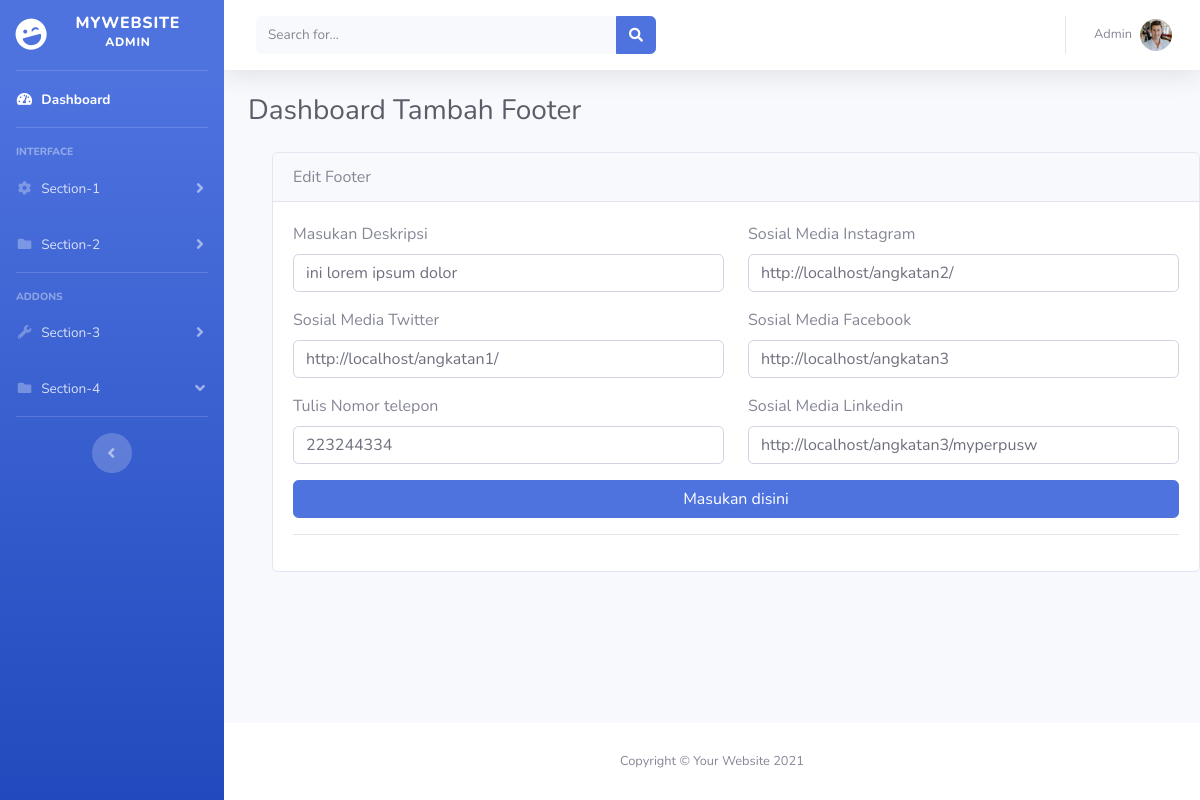
/admin/tambah-footer.php?edit=0, run on the app's committed database.
### tables this page shows
CREATE TABLE `home` (
  `id` int(11) NOT NULL,
  `header` varchar(50) NOT NULL,
  `sub_judul` varchar(50) NOT NULL,
  `foto` varchar(255) NOT NULL,
  `created_at` timestamp NOT NULL DEFAULT current_timestamp() ON UPDATE current_timestamp()
);

CREATE TABLE `footer` (
  `id` int(11) NOT NULL,
  `deskripsi` varchar(100) NOT NULL,
  `twitter` varchar(255) NOT NULL,
  `telepon` varchar(50) NOT NULL,
  `ig` varchar(50) NOT NULL,
  `fb` varchar(50) NOT NULL,
  `linkedin` varchar(255) NOT NULL
);

### admin/tambah-footer.php (the view, shortened to what this page needs)
<?php
include 'database/db.php';
$id = isset($_GET['edit']) ? $_GET['edit'] : '';
$queryEditFooter = mysqli_query($conn, "SELECT * FROM footer WHERE id ='$id'");
$rowEditFooter = mysqli_fetch_assoc($queryEditFooter);
?>
<!DOCTYPE html>
<html lang="en">
<head>
    <?php include 'layout/css.php' ?>
</head>
<body id="page-top">
    <div id="wrapper">
        <?php include 'layout/sidebar.php' ?>
        <div id="content-wrapper" class="d-flex flex-column">
            <div id="content">
                <?php include 'layout/navbar.php' ?>
                <div class="container-fluid">
                    <div class="d-sm-flex align-items-center justify-content-between mb-4">
                        <h1 class="h3 mb-0 text-gray-800">Dashboard Tambah Footer</h1>
                    </div>
                    <div class="row justify-content-center">
                        <div class="row">
                            <div class="card" style="width: 58rem;">
                                <div class="card-header"><?php echo isset($_GET['edit']) ? 'Edit' : 'Tambah' ?> Footer</div>
                                <div class="card-body">
                                    <form action="" method="post" enctype="multipart/form-data">
                                        <div class="row">
                                            <div class="col-6">
                                                <div class="form-group">
                                                    <label for="deskripsi">Masukan Deskripsi</label>
                                                    <input type="text" class="form-control" id="deskripsi" name="deskripsi"
                                                        value="<?php echo isset($_GET['edit']) ? $rowEditFooter['deskripsi'] : '' ?>">
                                                </div>
                                                <div class="form-group">
                                                    <label for="sosmed">Sosial Media Twitter</label>
                                                    <input type="url" class="form-control" id="" name="twitter"
                                                        value="<?php echo isset($_GET['edit']) ? $rowEditFooter['twitter'] : '' ?>">
                                                </div>
                                                <div class="form-group">
                                                    <label for="deskripsi_profesi">Tulis Nomor telepon</label>
                                                    <input type="number" class="form-control" id="" name="telepon"
                                                        value="<?php echo isset($_GET['edit']) ? $rowEditFooter['telepon'] : '' ?>">
                                                </div>
                                            </div>
                                            <div class="col-6">
                                                <div class="form-group">
                                                    <label for="sosmed">Sosial Media Instagram</label>
                                                    <input type="text" class="form-control" id="" name="ig"
                                                        value="<?php echo isset($_GET['edit']) ? $rowEditFooter['ig'] : '' ?>">
                                                </div>
                                                <div class="form-group">
                                                    <label for="sosmed">Sosial Media Facebook</label>
                                                    <input type="text" class="form-control" id="" name="fb"
                                                        value="<?php echo isset($_GET['edit']) ? $rowEditFooter['fb'] : '' ?>">
                                                </div>
                                                <div class="form-group">
                                                    <label for="sosmed">Sosial Media Linkedin</label>
                                                    <input type="text" class="form-control" id="" name="linkedin"
                                                        value="<?php echo isset($_GET['edit']) ? $rowEditFooter['linkedin'] : '' ?>">
                                                </div>
                                            </div>
                                        </div>
                                        <button type="submit" name="<?php echo isset($_GET['edit']) ? 'edit' : 'simpan' ?>" class="btn btn-primary btn-user btn-block">
                                            Masukan disini
                                        </button>
                                        <hr>
                                    </form>
                                </div>
                            </div>
                        </div>
                    </div>
                </div>
            </div>
            <footer class="sticky-footer bg-white">
                <div class="container my-auto">
                    <div class="copyright text-center my-auto">
                        <span>Copyright &copy; Your Website 2021</span>
                    </div>
                </div>
            </footer>
        </div>
</body>
</html>

### admin/layout/navbar.php (shortened to what this page needs)
<?php
include 'database/db.php';
$sqlHome = mysqli_query($conn, "SELECT * FROM home ");
$rowHome = mysqli_fetch_assoc($sqlHome);
?>
<nav class="navbar navbar-expand navbar-light bg-white topbar mb-4 static-top shadow">
    <form
        class="d-none d-sm-inline-block form-inline mr-auto ml-md-3 my-2 my-md-0 mw-100 navbar-search">
        <div class="input-group">
            <input type="text" class="form-control bg-light border-0 small" placeholder="Search for..."
                aria-label="Search" aria-describedby="basic-addon2">
            <div class="input-group-append">
                <button class="btn btn-primary" type="button">
                    <i class="fas fa-search fa-sm"></i>
                </button>
            </div>
        </div>
    </form>
    <ul class="navbar-nav ml-auto">
        <li class="nav-item dropdown no-arrow">
            <a class="nav-link dropdown-toggle" href="#" id="userDropdown" role="button"
                data-toggle="dropdown" aria-haspopup="true" aria-expanded="false">
                <span class="mr-2 d-none d-lg-inline text-gray-600 small">Admin</span>
                <img class="img-profile rounded-circle"
                    src="upload/<?php echo $rowHome['foto'] ?>">
            </a>
        </li>
    </ul>
</nav>

### data on the page
home: foto (picture)
footer: deskripsi "ini lorem ipsum dolor", twitter "http://localhost/angkatan1/", telepon "223244334", ig "http://localhost/angkatan2/", fb "http://localhost/angkatan3", linkedin "http://localhost/angkatan3/myperpusw"
